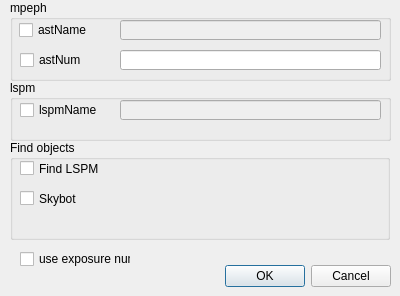
<?xml version="1.0" encoding="UTF-8"?>
<ui version="4.0">
 <class>findObjectDlg</class>
 <widget class="QDialog" name="findObjectDlg">
  <property name="geometry">
   <rect>
    <x>0</x>
    <y>0</y>
    <width>400</width>
    <height>296</height>
   </rect>
  </property>
  <property name="windowTitle">
   <string>Dialog</string>
  </property>
  <widget class="QDialogButtonBox" name="buttonBox">
   <property name="geometry">
    <rect>
     <x>50</x>
     <y>260</y>
     <width>341</width>
     <height>32</height>
    </rect>
   </property>
   <property name="orientation">
    <enum>Qt::Horizontal</enum>
   </property>
   <property name="standardButtons">
    <set>QDialogButtonBox::Cancel|QDialogButtonBox::Ok</set>
   </property>
  </widget>
  <widget class="QGroupBox" name="typeSelectGroup">
   <property name="geometry">
    <rect>
     <x>10</x>
     <y>0</y>
     <width>381</width>
     <height>81</height>
    </rect>
   </property>
   <property name="title">
    <string>mpeph</string>
   </property>
   <widget class="QLineEdit" name="astNameLE">
    <property name="enabled">
     <bool>false</bool>
    </property>
    <property name="geometry">
     <rect>
      <x>110</x>
      <y>20</y>
      <width>261</width>
      <height>20</height>
     </rect>
    </property>
   </widget>
   <widget class="QLineEdit" name="astNumLE">
    <property name="geometry">
     <rect>
      <x>110</x>
      <y>50</y>
      <width>261</width>
      <height>20</height>
     </rect>
    </property>
   </widget>
   <widget class="QCheckBox" name="astNameType">
    <property name="geometry">
     <rect>
      <x>9</x>
      <y>20</y>
      <width>91</width>
      <height>20</height>
     </rect>
    </property>
    <property name="text">
     <string>astName</string>
    </property>
   </widget>
   <widget class="QCheckBox" name="astNumType">
    <property name="geometry">
     <rect>
      <x>10</x>
      <y>50</y>
      <width>91</width>
      <height>20</height>
     </rect>
    </property>
    <property name="text">
     <string>astNum</string>
    </property>
   </widget>
  </widget>
  <widget class="QCheckBox" name="isUseExpNum">
   <property name="geometry">
    <rect>
     <x>20</x>
     <y>250</y>
     <width>111</width>
     <height>18</height>
    </rect>
   </property>
   <property name="text">
    <string>use exposure num</string>
   </property>
  </widget>
  <widget class="QGroupBox" name="groupBox">
   <property name="geometry">
    <rect>
     <x>10</x>
     <y>80</y>
     <width>381</width>
     <height>61</height>
    </rect>
   </property>
   <property name="title">
    <string>lspm</string>
   </property>
   <widget class="QLineEdit" name="lspmName">
    <property name="enabled">
     <bool>false</bool>
    </property>
    <property name="geometry">
     <rect>
      <x>110</x>
      <y>20</y>
      <width>261</width>
      <height>20</height>
     </rect>
    </property>
   </widget>
   <widget class="QCheckBox" name="lspmType">
    <property name="geometry">
     <rect>
      <x>10</x>
      <y>20</y>
      <width>91</width>
      <height>20</height>
     </rect>
    </property>
    <property name="text">
     <string>lspmName</string>
    </property>
   </widget>
  </widget>
  <widget class="QGroupBox" name="groupBox_2">
   <property name="geometry">
    <rect>
     <x>10</x>
     <y>140</y>
     <width>380</width>
     <height>100</height>
    </rect>
   </property>
   <property name="title">
    <string>Find objects</string>
   </property>
   <widget class="QCheckBox" name="lspmFindType">
    <property name="geometry">
     <rect>
      <x>10</x>
      <y>20</y>
      <width>120</width>
      <height>17</height>
     </rect>
    </property>
    <property name="text">
     <string>Find LSPM</string>
    </property>
   </widget>
   <widget class="QCheckBox" name="skybotFindType">
    <property name="geometry">
     <rect>
      <x>10</x>
      <y>50</y>
      <width>110</width>
      <height>17</height>
     </rect>
    </property>
    <property name="text">
     <string>Skybot</string>
    </property>
   </widget>
  </widget>
 </widget>
 <resources/>
 <connections>
  <connection>
   <sender>buttonBox</sender>
   <signal>accepted()</signal>
   <receiver>findObjectDlg</receiver>
   <slot>accept()</slot>
   <hints>
    <hint type="sourcelabel">
     <x>248</x>
     <y>254</y>
    </hint>
    <hint type="destinationlabel">
     <x>157</x>
     <y>274</y>
    </hint>
   </hints>
  </connection>
  <connection>
   <sender>buttonBox</sender>
   <signal>rejected()</signal>
   <receiver>findObjectDlg</receiver>
   <slot>reject()</slot>
   <hints>
    <hint type="sourcelabel">
     <x>316</x>
     <y>260</y>
    </hint>
    <hint type="destinationlabel">
     <x>286</x>
     <y>274</y>
    </hint>
   </hints>
  </connection>
 </connections>
</ui>
